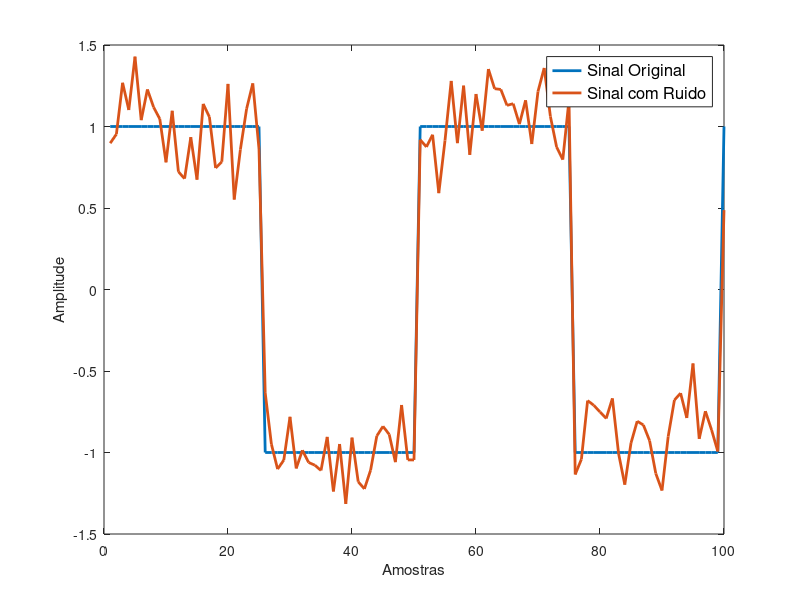

The MATLAB source for this figure:
%Aluno: Joyce Oliveira dos Santos
%Matricula: 20210046341
%Curso: Sistemas de Informação
%Orientador: Dr. Márcio Barboza
%Tema: Remoção de ruídos em sinais unidimensionais usando Variação Total
clc
clear
close all

t = linspace(0, 4*pi, 100);% Vetor de tempo de 0 a 4*pi com 100 pontos
sinal_quadrado = 2 * (mod(t, 2*pi) < pi) - 1;% Sinal de onda quadrada
ruido_gaussiano = 0.2 * randn(size(sinal_quadrado)); % Ruído gaussiano com média 0 e desvio padrão 0.2
sinal_Laplace_Ruido= sinal_quadrado + ruido_gaussiano; % Adicionando o ruído ao sinal
plot(sinal_quadrado, 'LineWidth', 2);
hold on;
plot(sinal_Laplace_Ruido, 'LineWidth', 2);
xlabel('Amostras');
ylabel('Amplitude');
legend('Sinal Original', 'Sinal com Ruido', 'FontSize', 12);

save  laplaceRuido.mat sinal_Laplace_Ruido



